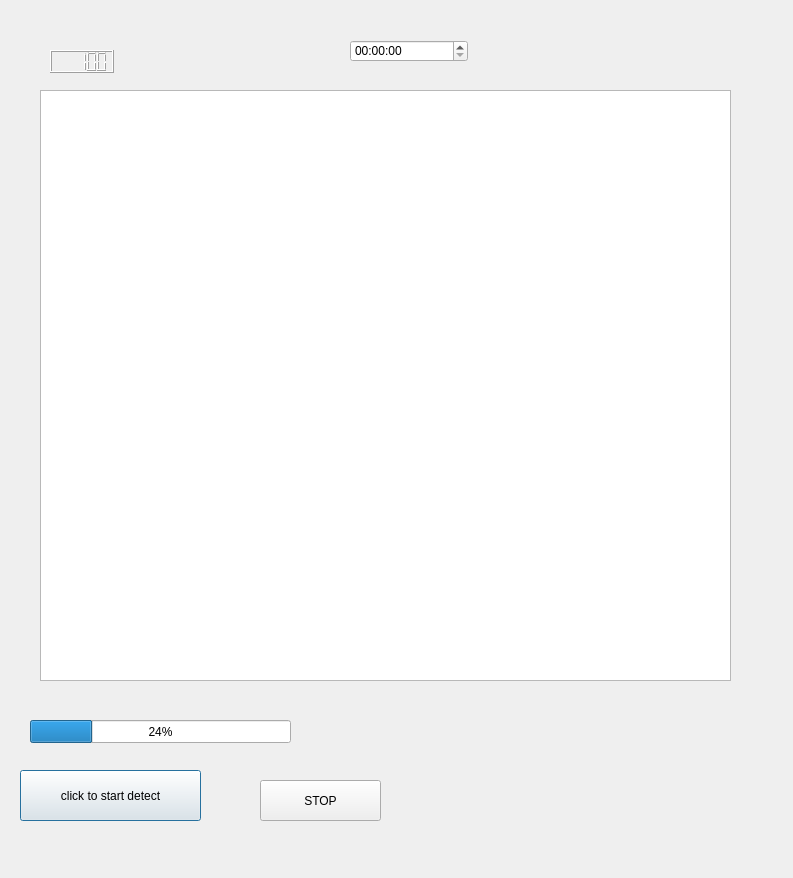
<?xml version="1.0" encoding="UTF-8"?>
<ui version="4.0">
 <class>detect</class>
 <widget class="QDialog" name="detect">
  <property name="geometry">
   <rect>
    <x>0</x>
    <y>0</y>
    <width>793</width>
    <height>878</height>
   </rect>
  </property>
  <property name="windowTitle">
   <string>Dialog</string>
  </property>
  <widget class="QPushButton" name="pushButton">
   <property name="geometry">
    <rect>
     <x>20</x>
     <y>770</y>
     <width>181</width>
     <height>51</height>
    </rect>
   </property>
   <property name="text">
    <string>click to start detect</string>
   </property>
  </widget>
  <widget class="QGraphicsView" name="graphicsView">
   <property name="geometry">
    <rect>
     <x>40</x>
     <y>90</y>
     <width>691</width>
     <height>591</height>
    </rect>
   </property>
  </widget>
  <widget class="QProgressBar" name="progressBar">
   <property name="geometry">
    <rect>
     <x>30</x>
     <y>720</y>
     <width>261</width>
     <height>23</height>
    </rect>
   </property>
   <property name="value">
    <number>24</number>
   </property>
  </widget>
  <widget class="QLCDNumber" name="FPS">
   <property name="geometry">
    <rect>
     <x>50</x>
     <y>50</y>
     <width>64</width>
     <height>23</height>
    </rect>
   </property>
   <property name="digitCount">
    <number>5</number>
   </property>
   <property name="value" stdset="0">
    <double>100.000000000000000</double>
   </property>
  </widget>
  <widget class="QPushButton" name="pushButton_2">
   <property name="geometry">
    <rect>
     <x>260</x>
     <y>780</y>
     <width>121</width>
     <height>41</height>
    </rect>
   </property>
   <property name="text">
    <string>STOP</string>
   </property>
  </widget>
  <widget class="QTimeEdit" name="timeEdit">
   <property name="geometry">
    <rect>
     <x>350</x>
     <y>40</y>
     <width>118</width>
     <height>22</height>
    </rect>
   </property>
  </widget>
 </widget>
 <resources/>
 <connections/>
</ui>
